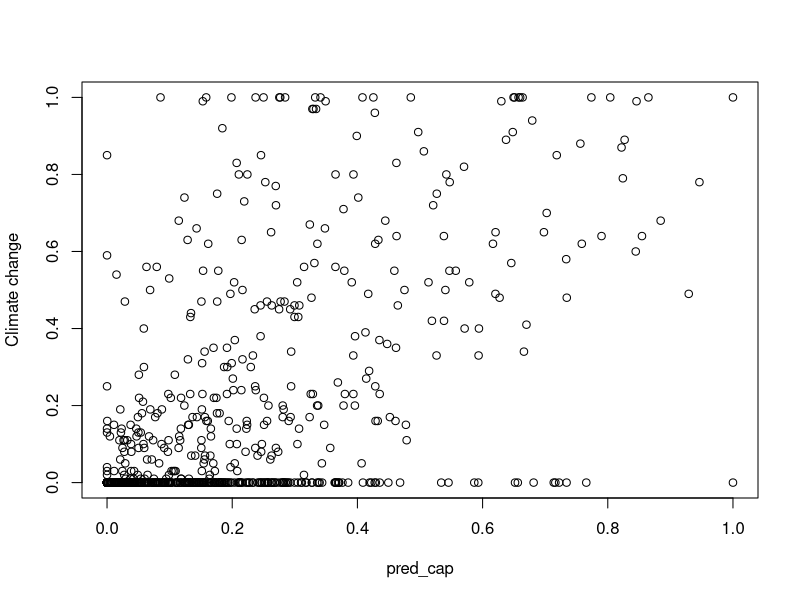

Write the R code that produced this figure.
list.of.packages <- c("data.table")
new.packages <- list.of.packages[!(list.of.packages %in% installed.packages()[,"Package"])]
if(length(new.packages)) install.packages(new.packages)
lapply(list.of.packages, require, character.only=T)

wd = "~/git/osf-climate-nlp/"
setwd(wd)

mse = function(x, p){return(mean((x-p)^2))}

dat = fread("output/wb_regression_inference.csv")

dat$pred_cap = pmax(dat$pred, 0)
dat$pred_cap = pmin(dat$pred_cap, 1)

mse(dat$`Climate change`, dat$pred)
mse(dat$`Climate change`, dat$pred_cap)
plot(`Climate change`~pred_cap, data=dat)

summary(lm(`Climate change`~pred_cap, data=dat))
